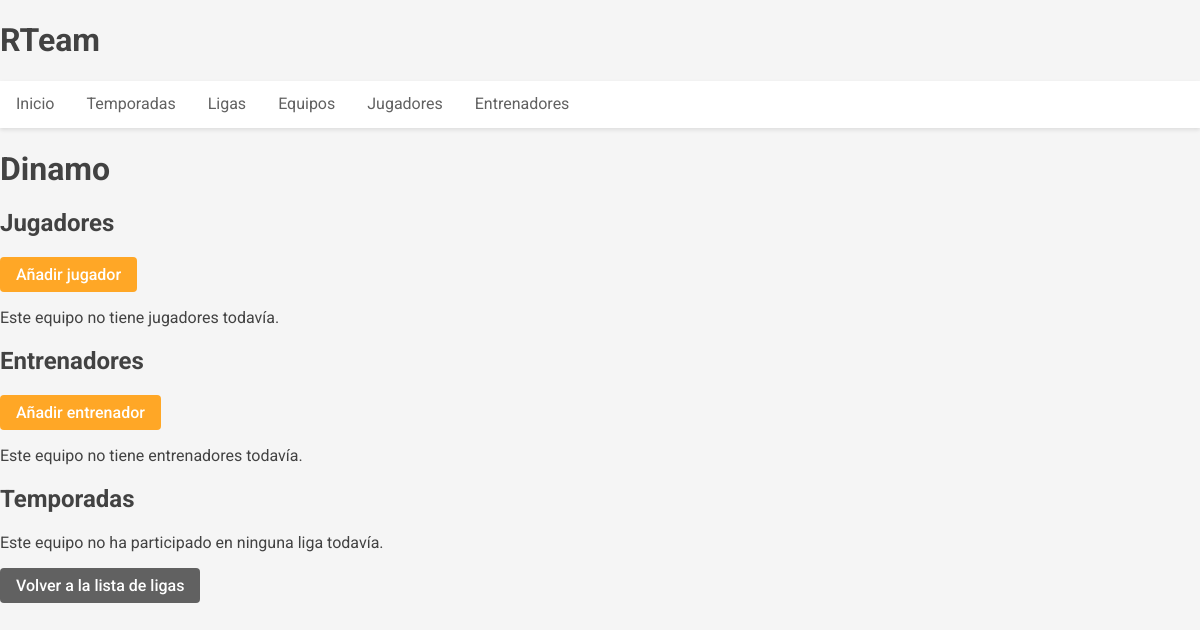
The app's page /equipos/2/, older data.
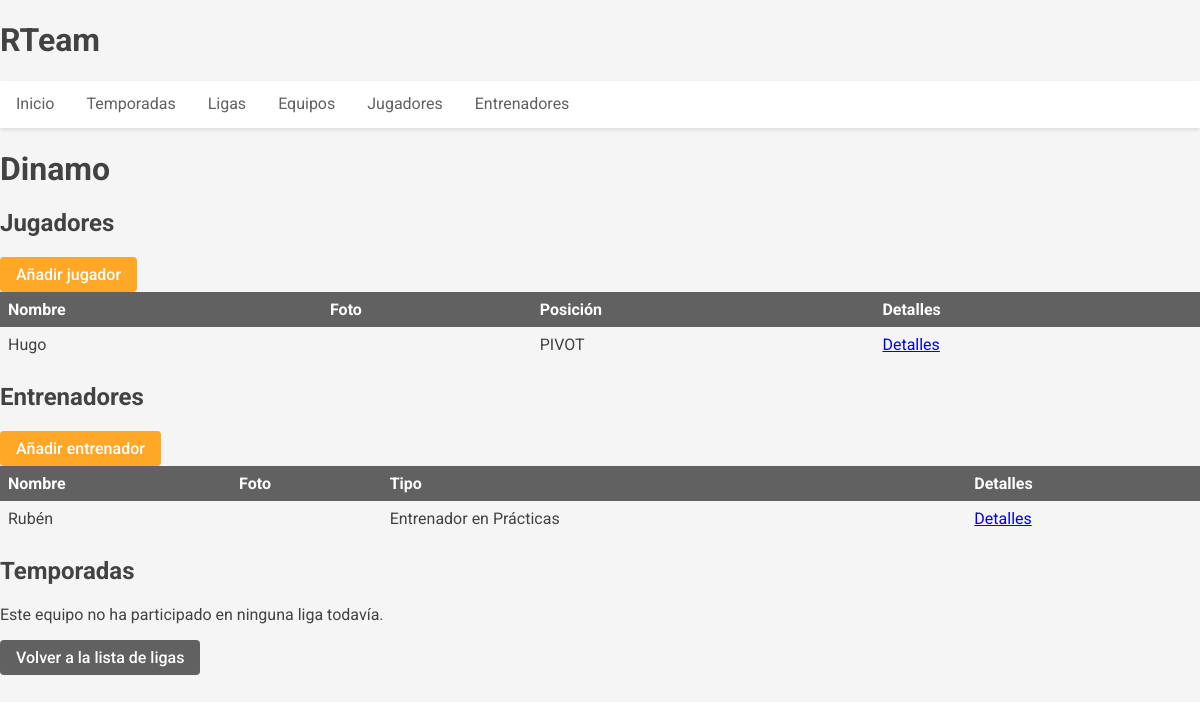
The same page, newer data.
### RTeam_app/models.py (models this page shows, shortened)
class Jugador(models.Model):
    nombre = models.CharField(max_length=100)
    foto = models.ImageField(upload_to='jugadores/', null=True, blank=True)
    POSICIONES = [
        ('PORTERO', 'Portero'),
        ('CIERRE', 'Cierre'),
        ('ALA', 'Ala'),
        ('PIVOT', 'Pívot'),
    ]
    posicion = models.CharField(max_length=10, choices=POSICIONES)
    fecha_creacion = models.DateTimeField(auto_now_add=True)
    fecha_actualizacion = models.DateTimeField(auto_now=True)
    class Meta:
        verbose_name_plural = "Jugadores"

class EntrenadorEquipoTemporada(models.Model):
    entrenador = models.ForeignKey(Entrenador, on_delete=models.CASCADE)
    equipo = models.ForeignKey(Equipo, on_delete=models.CASCADE)
    temporada = models.ForeignKey(Temporada, on_delete=models.CASCADE)
    TIPO = [
        ('ENTRENADOR', 'Entrenador'),
        ('DELEGADO', 'Delegado'),
        ('ENTRENADOR_PRACTICAS', 'Entrenador en Prácticas'),
    ]
    tipo = models.CharField(max_length=20, choices=TIPO, default='PRINCIPAL')
    fecha_incorporacion = models.DateField(auto_now_add=True)
    class Meta:
        unique_together = ('entrenador', 'equipo', 'temporada')
        verbose_name = "Entrenador en Equipo por Temporada"
        verbose_name_plural = "Entrenadores en Equipos por Temporada"

class Entrenador(models.Model):
    nombre = models.CharField(max_length=100)
    foto = models.ImageField(upload_to='entrenadores/', null=True, blank=True)
    fecha_creacion = models.DateTimeField(auto_now_add=True)
    fecha_actualizacion = models.DateTimeField(auto_now=True)
    class Meta:
        verbose_name_plural = "Entrenadores"

### RTeam_app/views.py (the view)
# urls.py: path('equipos/<int:pk>/', views.EquipoDetailView.as_view(), name='equipo_detail'),
class EquipoDetailView(DetailView):
    model = Equipo
    template_name = 'equipos/equipo_detail.html'
    context_object_name = 'equipo'
    def get_context_data(self, **kwargs):
        context = super().get_context_data(**kwargs)
        context['jugadores'] = Jugador.objects.filter(
            jugadorequipotemporada__equipo=self.object
        ).distinct()
        context['entrenadores_info'] = EntrenadorEquipoTemporada.objects.filter(
            equipo=self.object
        ).select_related('entrenador')
        context['temporadas_ligas'] = EquipoLigaTemporada.objects.filter(
            equipo=self.object
        ).select_related('liga__temporada')
        return context

### templates/equipos/equipo_detail.html (shortened to what this page needs)
{% extends 'base.html' %}
{% block contenido %}
    <h1>{{ equipo.nombre }}</h1>
    <h2>Jugadores</h2>
    <a href="{% url 'jugador_equipo_create' equipo.id %}" class="btn btn-primary">Añadir jugador</a>
    {% if jugadores %}
        <table class="table table-striped">
            <thead>
            <tr>
                <th>Nombre</th>
                <th>Foto</th>
                <th>Posición</th>
                <th>Detalles</th>
            </tr>
            </thead>
            <tbody>
            {% for jugador in jugadores %}
                <tr>
                    <td>{{ jugador.nombre }}</td>
                    <td>
                    </td>
                    <td>{{ jugador.posicion }}</td>
                    <td>
                        <a href="{% url 'jugador_detail' jugador.id %}">Detalles</a>
                    </td>
                </tr>
            {% endfor %}
            </tbody>
        </table>
    {% else %}
        <p>Este equipo no tiene jugadores todavía.</p>
    {% endif %}
    <h2>Entrenadores</h2>
    <a href="{% url 'entrenador_equipo_create' equipo.id %}" class="btn btn-primary">Añadir entrenador</a>
    {% if entrenadores_info %}
        <table class="table table-striped">
            <thead>
            <tr>
                <th>Nombre</th>
                <th>Foto</th>
                <th>Tipo</th>
                <th>Detalles</th>
            </tr>
            </thead>
            <tbody>
            {% for item in entrenadores_info %}
                <tr>
                    <td>{{ item.entrenador.nombre }}</td>
                    <td>
                    </td>
                    <td>{{ item.get_tipo_display }}</td>
                    <td>
                        <a href="{% url 'entrenador_detail' item.entrenador.id %}">Detalles</a>
                    </td>
                </tr>
            {% endfor %}
            </tbody>
        </table>
    {% else %}
        <p>Este equipo no tiene entrenadores todavía.</p>
    {% endif %}
    <h2>Temporadas</h2>
    {% if temporadas_ligas %}
        <table class="table table-striped">
            <thead>
            <tr>
                <th>Temporada</th>
                <th>Liga</th>
            </tr>
            </thead>
            <tbody>
            {% for item in temporadas_ligas %}
                <tr>
                    <td>{{ item.liga.temporada.periodo }}</td>
                    <td>{{ item.liga.nombre }}</td>
                </tr>
            {% endfor %}
            </tbody>
        </table>
    {% else %}
        <p>Este equipo no ha participado en ninguna liga todavía.</p>
    {% endif %}
    <a href="{% url 'liga_list' %}" class="btn btn-secondary">Volver a la lista de ligas</a>
{% endblock %}

Row changes from the older to the newer data that the page shows:
added Jugador: nombre "Hugo", posicion "PIVOT"
added EntrenadorEquipoTemporada: entrenador.nombre "Rubén", tipo "Entrenador en Prácticas"
Text that changed along with them:
text no longer shown: "Este equipo no tiene jugadores todavía. Este equipo no tiene entrenadores todavía."
text now shown: "Nombre Foto Posición Detalles Nombre Foto Tipo Detalles"
